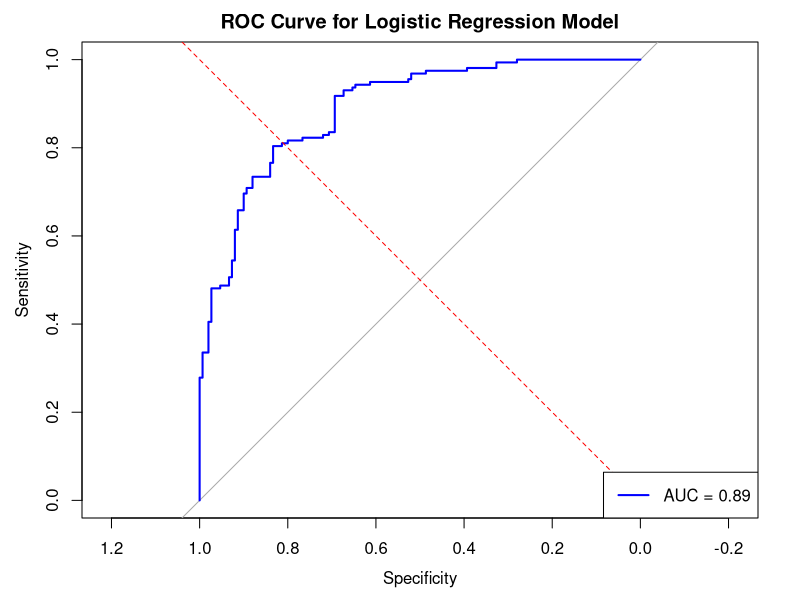
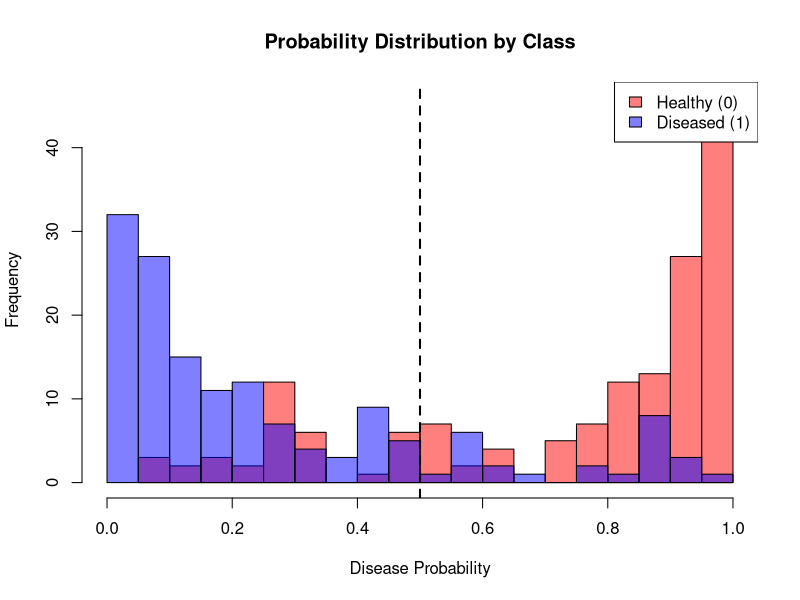
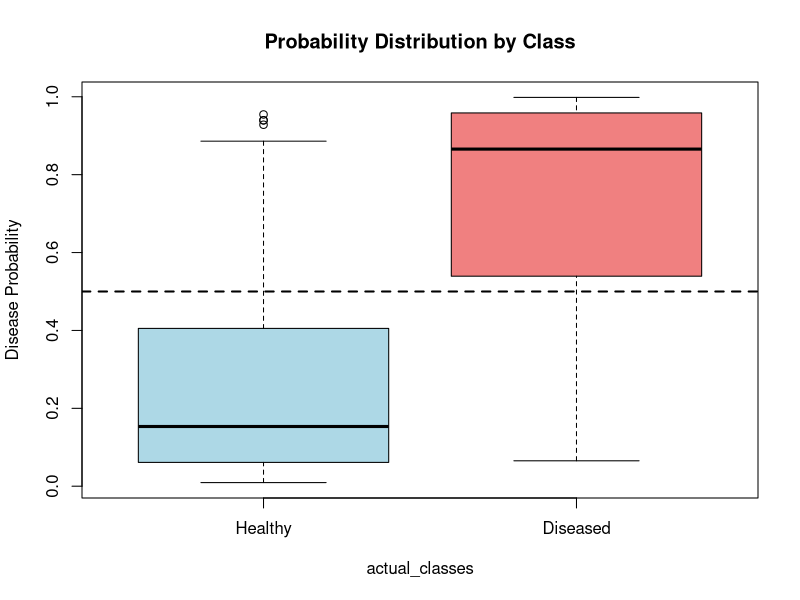
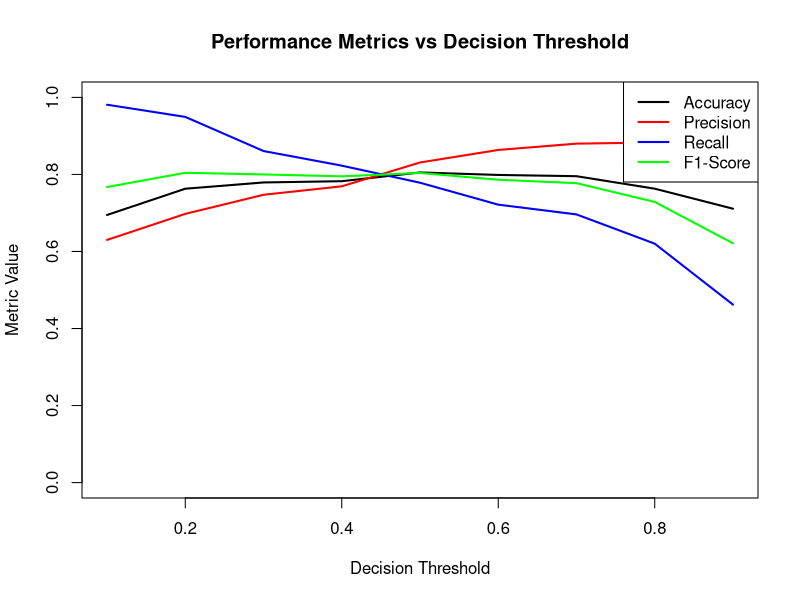

Here is the R script that generated these plots, in order:
# Load heart disease dataset from CSV file
heart_data <- read.csv("heart_disease_dataset.csv")

# Convert categorical columns to factor with numeric labels for analysis
# Disease: True=1 (has disease), False=0 (healthy)
heart_data$Disease <- factor(heart_data$Disease, levels = c("True", "False"), labels = c(1, 0))
# Sex: male=0, female=1
heart_data$Sex <- factor(heart_data$Sex, levels = c("male", "female"), labels = c(0, 1))
# Fasting blood sugar: False=0, True=1 (>120 mg/dl)
heart_data$Fasting.blood.sugar...120.mg.dl <- factor(heart_data$Fasting.blood.sugar...120.mg.dl,
                                                     levels = c("False", "True"), labels = c(0, 1))
# Exercise induced angina: False=0, True=1
heart_data$Exercise.induced.angina <- factor(heart_data$Exercise.induced.angina,
                                             levels = c("False", "True"), labels = c(0, 1))

# Check for missing values in the dataset
sum(is.na(heart_data))

# Convert factor columns to numeric for correlation matrix calculation
heart_numeric <- heart_data
heart_numeric$Disease <- as.numeric(as.character(heart_numeric$Disease))
heart_numeric$Sex <- as.numeric(as.character(heart_numeric$Sex))
heart_numeric$Fasting.blood.sugar...120.mg.dl <- as.numeric(as.character(heart_numeric$Fasting.blood.sugar...120.mg.dl))
heart_numeric$Exercise.induced.angina <- as.numeric(as.character(heart_numeric$Exercise.induced.angina))

# Calculate correlation matrix between all variables
correlation_matrix <- cor(heart_numeric)
print("Correlation Matrix:")
print(round(correlation_matrix, 3))

# Extract and sort correlations with target variable (Disease)
target_correlations <- cor(heart_numeric)[,"Disease"]
target_correlations <- target_correlations[names(target_correlations) != "Disease"]
target_correlations_sorted <- sort(abs(target_correlations), decreasing = TRUE)

# Display top 5 features most correlated with heart disease
print("Top 5 correlations with heart disease:")
for(i in 1:5) {
  var_name <- names(target_correlations_sorted)[i]
  correlation_value <- target_correlations[var_name]
  cat(sprintf("%d. %s: %.3f\n", i, var_name, correlation_value))
}

# Split dataset into training (70%) and testing (30%) sets
set.seed(100)  # Set seed for reproducible results
train_indices <- sample(1:nrow(heart_data), nrow(heart_data)*0.7)
train_data <- heart_data[train_indices,]
test_data <- heart_data[-train_indices,]

# Build logistic regression model using selected features
# Features chosen based on correlation analysis and domain knowledge
linear_regression_model <- glm(Disease ~ 
                                 ST.depression.induced.by.exercise.relative.to.rest + 
                                 Exercise.induced.angina +
                                 Chest.pain.type +
                                 Age +
                                 Sex +
                                 Maximum.heart.rate.achieved +
                                 Number.of.major.vessels, 
                               data = train_data,
                               family = 'binomial')  # Binomial family for binary classification

# Display model summary with coefficients and statistics
summary(linear_regression_model)

# Generate predictions on test set
# type="response" returns probabilities instead of log-odds
predicted_probabilities <- predict(linear_regression_model, newdata = test_data, type = "response")
# Convert probabilities to binary predictions using 0.5 threshold
predicted_classes <- ifelse(predicted_probabilities >= 0.5, 1, 0)
# Extract actual labels from test set
actual_classes <- test_data$Disease

# Load pROC library for ROC analysis
library(pROC)

# Create confusion matrix to evaluate model performance
confusion_matrix <- table(actual_classes, predicted_classes)
print("Confusion Matrix:")
print(confusion_matrix)

# Extract confusion matrix components for metric calculations
TP <- confusion_matrix[2, 2]  # True Positive: correctly predicted disease
TN <- confusion_matrix[1, 1]  # True Negative: correctly predicted healthy
FP <- confusion_matrix[1, 2]  # False Positive: incorrectly predicted disease
FN <- confusion_matrix[2, 1]  # False Negative: incorrectly predicted healthy

cat("TP (True Positive):", TP, "\n")
cat("TN (True Negative):", TN, "\n") 
cat("FP (False Positive):", FP, "\n")
cat("FN (False Negative):", FN, "\n\n")

# Calculate key performance metrics
accuracy <- (TP + TN) / (TP + TN + FP + FN)      # Overall correctness
precision <- TP / (TP + FP)                       # Precision: when predicting disease, how often correct
recall <- TP / (TP + FN)                          # Recall/Sensitivity: of all disease cases, how many detected
specificity <- TN / (TN + FP)                     # Specificity: of all healthy cases, how many correctly identified
f1_score <- 2 * (precision * recall) / (precision + recall)  # Harmonic mean of precision and recall

cat("=== PERFORMANCE METRICS ===\n")
cat("Accuracy:", round(accuracy, 4), "\n")
cat("Precision:", round(precision, 4), "\n") 
cat("Recall:", round(recall, 4), "\n")
cat("Specificity:", round(specificity, 4), "\n")
cat("F1-Score:", round(f1_score, 4), "\n\n")

# Generate ROC curve and calculate AUC
roc_obj <- roc(actual_classes, predicted_probabilities)
auc_value <- auc(roc_obj)
cat("AUC (Area Under Curve):", round(auc_value, 4), "\n\n")

# Plot ROC curve showing true positive rate vs false positive rate
plot(roc_obj, 
     main = "ROC Curve for Logistic Regression Model",
     col = "blue", 
     lwd = 2)
# Add diagonal line representing random classifier
abline(a = 0, b = 1, lty = 2, col = "red")
# Add legend with AUC value
legend("bottomright", 
       paste("AUC =", round(auc_value, 3)), 
       col = "blue", 
       lwd = 2)

# Pause for user interaction before showing next plots
readline(prompt="Press Enter to continue to histograms...")

# PROBABILITY DISTRIBUTION ANALYSIS
# Set single plot layout and appropriate margins to avoid plotting errors
par(mfrow = c(1, 1), mar = c(5, 4, 4, 2) + 0.1)

# Create overlapping histograms showing probability distributions by class
# Red histogram for healthy patients (class 0)
hist(predicted_probabilities[actual_classes == 0], 
     breaks = 20, 
     col = rgb(1,0,0,0.5),  # Semi-transparent red
     main = "Probability Distribution by Class",
     xlab = "Disease Probability",
     ylab = "Frequency",
     xlim = c(0, 1))

# Blue histogram for diseased patients (class 1) overlaid on red
hist(predicted_probabilities[actual_classes == 1], 
     breaks = 20, 
     col = rgb(0,0,1,0.5),  # Semi-transparent blue
     add = TRUE)  # Overlay on existing plot

# Add legend and decision threshold line
legend("topright", 
       c("Healthy (0)", "Diseased (1)"), 
       fill = c(rgb(1,0,0,0.5), rgb(0,0,1,0.5)))
abline(v = 0.5, col = "black", lwd = 2, lty = 2)  # Default threshold line

# Pause before next visualization
readline(prompt="Press Enter to continue to boxplot...")

# Create boxplot comparing probability distributions between classes
boxplot(predicted_probabilities ~ actual_classes,
        names = c("Healthy", "Diseased"),
        main = "Probability Distribution by Class",
        ylab = "Disease Probability",
        col = c("lightblue", "lightcoral"))
# Add horizontal line at default threshold
abline(h = 0.5, col = "black", lwd = 2, lty = 2)

# RESULT INTERPRETATION
cat("=== RESULT INTERPRETATION ===\n")
cat("Model achieved accuracy of", round(accuracy*100, 1), "%\n")
cat("Of", TP + FN, "actually diseased patients, model correctly identified", TP, "(", round(recall*100, 1), "%)\n")
cat("Of", TN + FP, "actually healthy patients, model correctly identified", TN, "(", round(specificity*100, 1), "%)\n")

# Interpret AUC value quality
if(auc_value > 0.8) {
  cat("AUC =", round(auc_value, 3), "indicates very good discriminatory ability of the model\n")
} else if(auc_value > 0.7) {
  cat("AUC =", round(auc_value, 3), "indicates good discriminatory ability of the model\n")
} else {
  cat("AUC =", round(auc_value, 3), "indicates moderate discriminatory ability of the model\n")
}

# THRESHOLD OPTIMIZATION ANALYSIS
# Test different threshold values to find optimal decision boundary
thresholds <- seq(0.1, 0.9, by = 0.1)
metrics_df <- data.frame(
  Threshold = thresholds,
  Accuracy = numeric(length(thresholds)),
  Precision = numeric(length(thresholds)),
  Recall = numeric(length(thresholds)),
  F1_Score = numeric(length(thresholds))
)

# Calculate metrics for each threshold value
for(i in 1:length(thresholds)) {
  thresh <- thresholds[i]
  pred_classes_thresh <- ifelse(predicted_probabilities >= thresh, 1, 0)
  cm_thresh <- table(actual_classes, pred_classes_thresh)
  
  # Handle edge cases where not all classes are predicted
  if(ncol(cm_thresh) == 2 && nrow(cm_thresh) == 2) {
    tp <- cm_thresh[2, 2]
    tn <- cm_thresh[1, 1] 
    fp <- cm_thresh[1, 2]
    fn <- cm_thresh[2, 1]
  } else if(ncol(cm_thresh) == 1) {
    # Handle cases where only one class is predicted
    if(colnames(cm_thresh)[1] == "0") {
      tp <- 0; tn <- cm_thresh[1, 1]; fp <- 0; fn <- cm_thresh[2, 1]
    } else {
      tp <- cm_thresh[2, 1]; tn <- 0; fp <- cm_thresh[1, 1]; fn <- 0
    }
  }
  
  # Calculate metrics with division by zero protection
  acc <- (tp + tn) / sum(cm_thresh)
  prec <- ifelse(tp + fp == 0, 0, tp / (tp + fp))
  rec <- ifelse(tp + fn == 0, 0, tp / (tp + fn))
  f1 <- ifelse(prec + rec == 0, 0, 2 * (prec * rec) / (prec + rec))
  
  metrics_df[i, ] <- c(thresh, acc, prec, rec, f1)
}

print("Metrics for different decision thresholds:")
print(round(metrics_df, 3))

# Pause before final visualization
readline(prompt="Press Enter to display metrics plot...")

# Plot how metrics change with different threshold values
plot(metrics_df$Threshold, metrics_df$Accuracy, type = "l", col = "black", lwd = 2,
     xlab = "Decision Threshold", ylab = "Metric Value",
     main = "Performance Metrics vs Decision Threshold", ylim = c(0, 1))
lines(metrics_df$Threshold, metrics_df$Precision, col = "red", lwd = 2)
lines(metrics_df$Threshold, metrics_df$Recall, col = "blue", lwd = 2)
lines(metrics_df$Threshold, metrics_df$F1_Score, col = "green", lwd = 2)
legend("topright", 
       c("Accuracy", "Precision", "Recall", "F1-Score"),
       col = c("black", "red", "blue", "green"),
       lwd = 2)

# Find and display optimal threshold based on maximum F1-Score
optimal_threshold <- thresholds[which.max(metrics_df$F1_Score)]
cat("\nOptimal decision threshold:", optimal_threshold, "\n")
cat("Maximum F1-Score:", round(max(metrics_df$F1_Score), 3), "\n")

# Detailed analysis of why threshold 0.2 is optimal
cat("\n=== WHY THRESHOLD 0.2 IS OPTIMAL ===\n")
cat("At threshold 0.2:\n")
optimal_row <- which(metrics_df$Threshold == 0.2)
cat("- Accuracy:", round(metrics_df$Accuracy[optimal_row], 3), "\n")
cat("- Precision:", round(metrics_df$Precision[optimal_row], 3), "\n")
cat("- Recall:", round(metrics_df$Recall[optimal_row], 3), "\n")
cat("- F1-Score:", round(metrics_df$F1_Score[optimal_row], 3), "\n\n")

cat("Comparison with default threshold 0.5:\n")
default_row <- which(metrics_df$Threshold == 0.5)
cat("- Accuracy:", round(metrics_df$Accuracy[default_row], 3), "vs", round(metrics_df$Accuracy[optimal_row], 3), "\n")
cat("- Precision:", round(metrics_df$Precision[default_row], 3), "vs", round(metrics_df$Precision[optimal_row], 3), "\n")
cat("- Recall:", round(metrics_df$Recall[default_row], 3), "vs", round(metrics_df$Recall[optimal_row], 3), "\n")
cat("- F1-Score:", round(metrics_df$F1_Score[default_row], 3), "vs", round(metrics_df$F1_Score[optimal_row], 3), "\n")